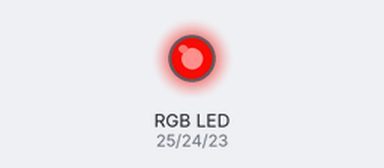
Simulated run of this program. Board: Raspberry Pi (BCM pin numbers). Parts: an RGB LED mixed from three pins (HIGH = lit). Dim RGB values are drawn brighter than linear. At 30.1 s the program stops and its outputs stay as they are.

Above: at 0.05 s.
At 0.35 s:
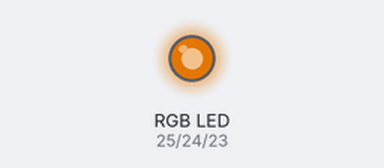
At 0.7 s:
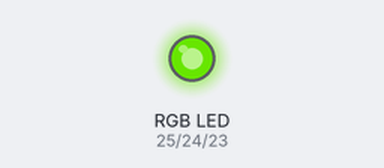
At 1.4 s:
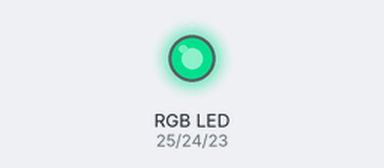
At 2.1 s:
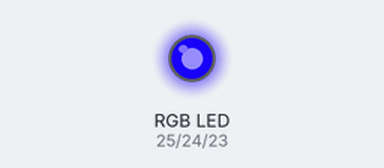
At 2.8 s:
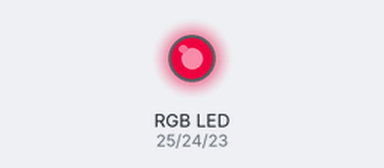
Timing chart, 0 to 6.9 s (numbered marks = the images above):
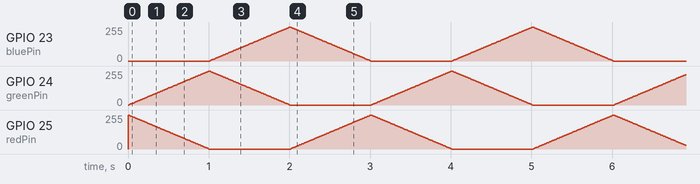

The program:

rainbow_led.py
```python
# (licence header left out)
import RPi.GPIO as GPIO
import time

#Pin declarations
redPin = 25
greenPin = 24
bluePin = 23

#Set mode and setup pins
GPIO.setmode(GPIO.BCM)
GPIO.setup(redPin, GPIO.OUT)
GPIO.setup(greenPin, GPIO.OUT)
GPIO.setup(bluePin, GPIO.OUT)

#Initialze PWM threads
red = GPIO.PWM(redPin, 100)
green = GPIO.PWM(greenPin, 100)
blue = GPIO.PWM(bluePin, 100)

#Start PWM threads, full red because we are starting at the low end of the spectrum
red.start(100)
green.start(0)
blue.start(0)

#Cycle through 10 times
for x in range(0,10):
#   Fade from full red to green
    red.ChangeDutyCycle(100)
    green.ChangeDutyCycle(0)
    blue.ChangeDutyCycle(0)
    for x in range(0,100):
        red.ChangeDutyCycle(100-x)
        green.ChangeDutyCycle(x)
        time.sleep(1.0/100.0)
#   Fade from full green to blue
    red.ChangeDutyCycle(0)
    green.ChangeDutyCycle(100)
    blue.ChangeDutyCycle(0)
    for x in range(0,100):
        green.ChangeDutyCycle(100-x)
        blue.ChangeDutyCycle(x)
        time.sleep(1.0/100.0)
#   Fade from full blue to red
    red.ChangeDutyCycle(0)
    green.ChangeDutyCycle(0)
    blue.ChangeDutyCycle(100)
    for x in range(0,100):
        blue.ChangeDutyCycle(100-x)
        red.ChangeDutyCycle(x)
        time.sleep(1.0/100.0)

#Stop threads and cleanup
red.stop()
blue.stop()
green.stop()
GPIO.cleanup()
```
